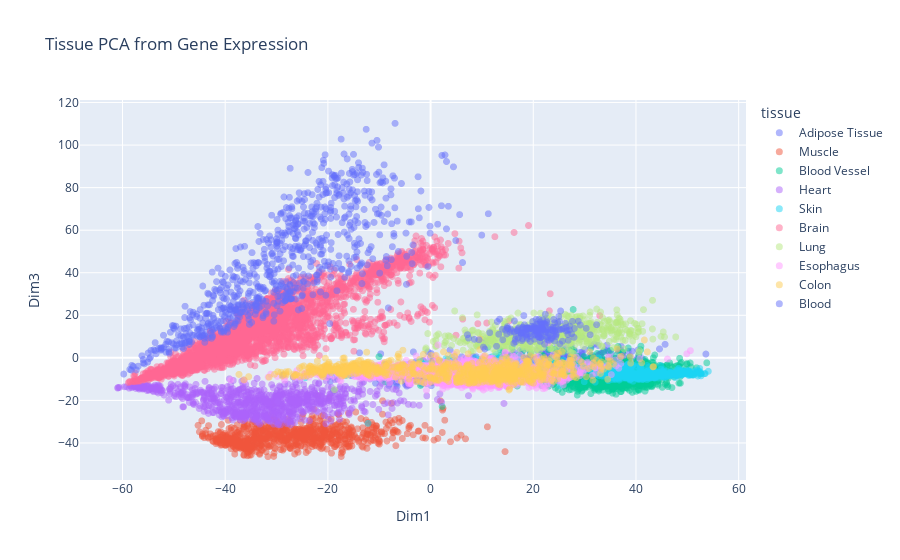

Notebook code for this chart:
### Code cell
fig = px.scatter(plotPCA,x="Dim1",y="Dim3",color="tissue",hover_data=["Dim1","Dim2","Dim3","tissue"],title="Tissue PCA from Gene Expression")
fig.update_traces(marker={"size":7,"opacity":0.5})
fig.show()

### Figure 1 — Plotly figure (JSON) as saved in the notebook; plotly's stock layout.template omitted (floating-point values rounded to 4 significant figures; data arrays with more than 128 entries replaced by an {"elided": "..."} marker saying what was removed)
{"data": [{"customdata": {"elided": "1204x2 mixed values"}, "hovertemplate": "tissue=%{customdata[1]}<br>Dim1=%{x}<br>Dim3=%{y}<br>Dim2=%{customdata[0]}<extra></extra>", "legendgroup": "Adipose Tissue", "marker": {"color": "#636efa", "opacity": 0.5, "size": 7, "symbol": "circle"}, "mode": "markers", "name": "Adipose Tissue", "showlegend": true, "type": "scattergl", "x": {"elided": "1204 float values"}, "xaxis": "x", "y": {"elided": "1204 float values"}, "yaxis": "y"}, {"customdata": {"elided": "803x2 mixed values"}, "hovertemplate": "tissue=%{customdata[1]}<br>Dim1=%{x}<br>Dim3=%{y}<br>Dim2=%{customdata[0]}<extra></extra>", "legendgroup": "Muscle", "marker": {"color": "#EF553B", "opacity": 0.5, "size": 7, "symbol": "circle"}, "mode": "markers", "name": "Muscle", "showlegend": true, "type": "scattergl", "x": {"elided": "803 float values"}, "xaxis": "x", "y": {"elided": "803 float values"}, "yaxis": "y"}, {"customdata": {"elided": "1335x2 mixed values"}, "hovertemplate": "tissue=%{customdata[1]}<br>Dim1=%{x}<br>Dim3=%{y}<br>Dim2=%{customdata[0]}<extra></extra>", "legendgroup": "Blood Vessel", "marker": {"color": "#00cc96", "opacity": 0.5, "size": 7, "symbol": "circle"}, "mode": "markers", "name": "Blood Vessel", "showlegend": true, "type": "scattergl", "x": {"elided": "1335 float values"}, "xaxis": "x", "y": {"elided": "1335 float values"}, "yaxis": "y"}, {"customdata": {"elided": "861x2 mixed values"}, "hovertemplate": "tissue=%{customdata[1]}<br>Dim1=%{x}<br>Dim3=%{y}<br>Dim2=%{customdata[0]}<extra></extra>", "legendgroup": "Heart", "marker": {"color": "#ab63fa", "opacity": 0.5, "size": 7, "symbol": "circle"}, "mode": "markers", "name": "Heart", "showlegend": true, "type": "scattergl", "x": {"elided": "861 float values"}, "xaxis": "x", "y": {"elided": "861 float values"}, "yaxis": "y"}, {"customdata": {"elided": "1809x2 mixed values"}, "hovertemplate": "tissue=%{customdata[1]}<br>Dim1=%{x}<br>Dim3=%{y}<br>Dim2=%{customdata[0]}<extra></extra>", "legendgroup": "Skin", "marker": {"color": "#19d3f3", "opacity": 0.5, "size": 7, "symbol": "circle"}, "mode": "markers", "name": "Skin", "showlegend": true, "type": "scattergl", "x": {"elided": "1809 float values"}, "xaxis": "x", "y": {"elided": "1809 float values"}, "yaxis": "y"}, {"customdata": {"elided": "2642x2 mixed values"}, "hovertemplate": "tissue=%{customdata[1]}<br>Dim1=%{x}<br>Dim3=%{y}<br>Dim2=%{customdata[0]}<extra></extra>", "legendgroup": "Brain", "marker": {"color": "#FF6692", "opacity": 0.5, "size": 7, "symbol": "circle"}, "mode": "markers", "name": "Brain", "showlegend": true, "type": "scattergl", "x": {"elided": "2642 float values"}, "xaxis": "x", "y": {"elided": "2642 float values"}, "yaxis": "y"}, {"customdata": {"elided": "578x2 mixed values"}, "hovertemplate": "tissue=%{customdata[1]}<br>Dim1=%{x}<br>Dim3=%{y}<br>Dim2=%{customdata[0]}<extra></extra>", "legendgroup": "Lung", "marker": {"color": "#B6E880", "opacity": 0.5, "size": 7, "symbol": "circle"}, "mode": "markers", "name": "Lung", "showlegend": true, "type": "scattergl", "x": {"elided": "578 float values"}, "xaxis": "x", "y": {"elided": "578 float values"}, "yaxis": "y"}, {"customdata": {"elided": "1445x2 mixed values"}, "hovertemplate": "tissue=%{customdata[1]}<br>Dim1=%{x}<br>Dim3=%{y}<br>Dim2=%{customdata[0]}<extra></extra>", "legendgroup": "Esophagus", "marker": {"color": "#FF97FF", "opacity": 0.5, "size": 7, "symbol": "circle"}, "mode": "markers", "name": "Esophagus", "showlegend": true, "type": "scattergl", "x": {"elided": "1445 float values"}, "xaxis": "x", "y": {"elided": "1445 float values"}, "yaxis": "y"}, {"customdata": {"elided": "779x2 mixed values"}, "hovertemplate": "tissue=%{customdata[1]}<br>Dim1=%{x}<br>Dim3=%{y}<br>Dim2=%{customdata[0]}<extra></extra>", "legendgroup": "Colon", "marker": {"color": "#FECB52", "opacity": 0.5, "size": 7, "symbol": "circle"}, "mode": "markers", "name": "Colon", "showlegend": true, "type": "scattergl", "x": {"elided": "779 float values"}, "xaxis": "x", "y": {"elided": "779 float values"}, "yaxis": "y"}, {"customdata": {"elided": "929x2 mixed values"}, "hovertemplate": "tissue=%{customdata[1]}<br>Dim1=%{x}<br>Dim3=%{y}<br>Dim2=%{customdata[0]}<extra></extra>", "legendgroup": "Blood", "marker": {"color": "#636efa", "opacity": 0.5, "size": 7, "symbol": "circle"}, "mode": "markers", "name": "Blood", "showlegend": true, "type": "scattergl", "x": {"elided": "929 float values"}, "xaxis": "x", "y": {"elided": "929 float values"}, "yaxis": "y"}], "layout": {"legend": {"title": {"text": "tissue"}, "tracegroupgap": 0}, "title": {"text": "Tissue PCA from Gene Expression"}, "xaxis": {"anchor": "y", "domain": [0, 1], "title": {"text": "Dim1"}}, "yaxis": {"anchor": "x", "domain": [0, 1], "title": {"text": "Dim3"}}}}
